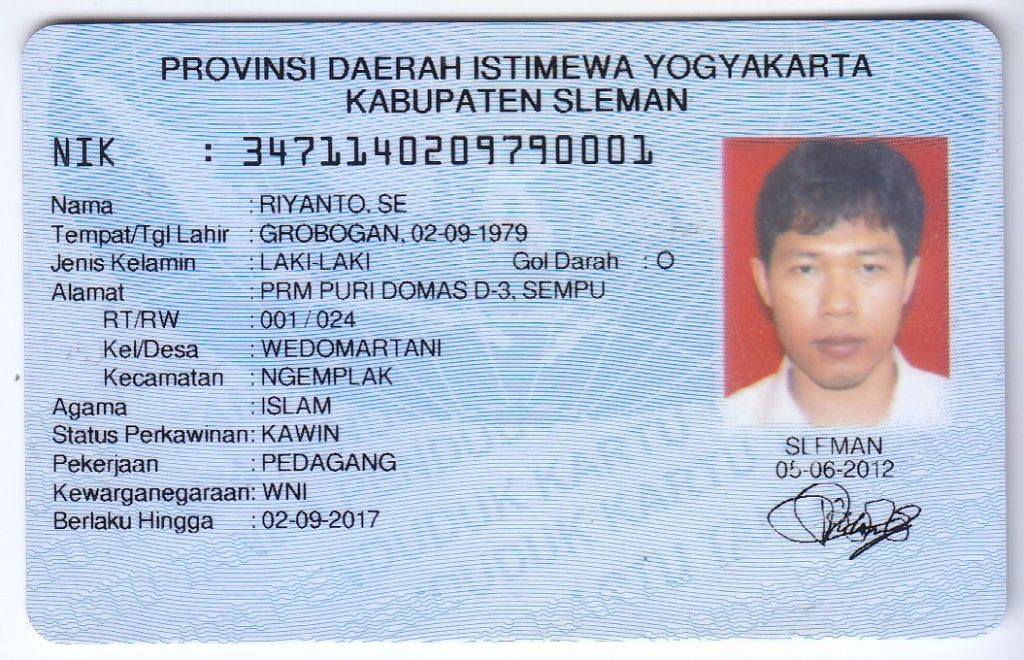
#> input picture ktp_sample.jpg, 1024 x 660 px
$ python ocr_ktp.py
#> lines starting #> are read from the running program, lines starting #| are printed output that depends on the picture; after the words box and inside, x2 and y2 are one past the last pixel; in counts of white or black regions, pixels touching at a corner belong together
import cv2
import pytesseract

# Konfigurasi lokasi tesseract (ubah sesuai lokasi instalasi Anda)
pytesseract.pytesseract.tesseract_cmd = r'C:\\Program Files\\Tesseract-OCR\\tesseract.exe'
# OCR dengan Tesseract
custom_config = r'--oem 3 --psm 6 -c tessedit_char_whitelist="0123456789"'  # Mode default untuk teks terstruktur
custom_config_text = r'--oem 3 --psm 6 -c tessedit_char_whitelist="qwertyuiopasdfghjklzxcvbnmQWERTYUIOPASDFGHJKLZXCVBNM"'  # Mode default untuk teks terstruktur

# Baca gambar menggunakan OpenCV
image_path = 'ktp_sample.jpg'  # Ganti dengan path gambar Anda
image = cv2.imread(image_path)
#> image is the input picture: shape (660, 1024, 3); mean B, G, R 214.3, 193, 180.6
# Tampilkan gambar asliS
cv2.imshow("Original Image", image)

nik = image[110:200,200:660]
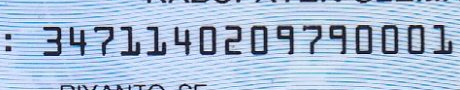
#> nik: shape (90, 460, 3); mean B, G, R 216, 190.3, 169
cv2.imshow("nik",nik)
pekerjaan = image[440:490,200:660]
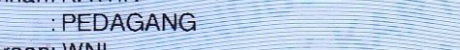
#> pekerjaan: shape (50, 460, 3); mean B, G, R 228.3, 203.6, 184.4
cv2.imshow("pekerjaan",pekerjaan)

# Preprocessing Gambar
# 1. Konversi ke Grayscale
gray_image_nik = cv2.cvtColor(nik, cv2.COLOR_BGR2GRAY)
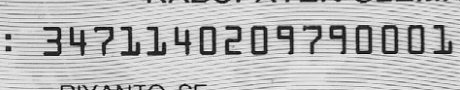
#> gray_image_nik: shape (90, 460); min 2, max 248, mean 186.9
# Tampilkan gambar asli
cv2.imshow("Gray Image1", gray_image_nik)
# 2. Binarisasi menggunakan Threshold
_, binary_image_nik = cv2.threshold(gray_image_nik, 128, 255, cv2.THRESH_BINARY)
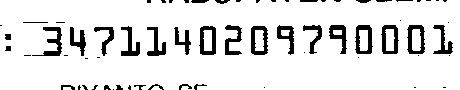
#> binary_image_nik: shape (90, 460); 88.9% white; 66 black regions (35 under 20 px), largest, box (x1, y1, x2, y2) and area: (32, 27, 62, 56) 286, (251, 26, 268, 55) 283, (355, 25, 373, 54) 282

# Tampilkan hasil preprocessing
cv2.imshow("Processed Image1", binary_image_nik)
#output
#> (the run stopped early here; a loop or call above may not have finished)
